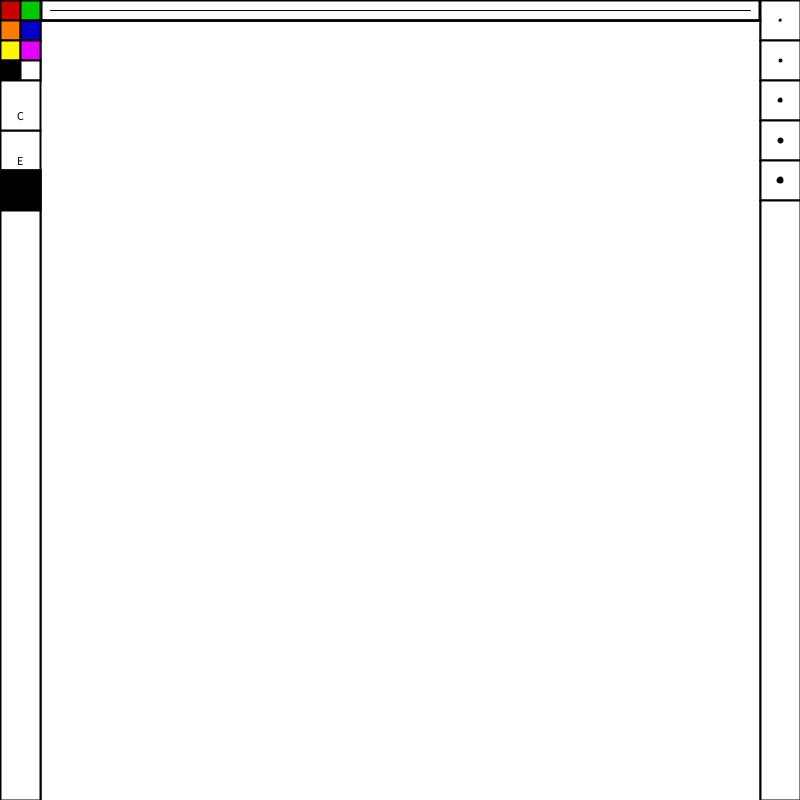
Frame 1 (no input)
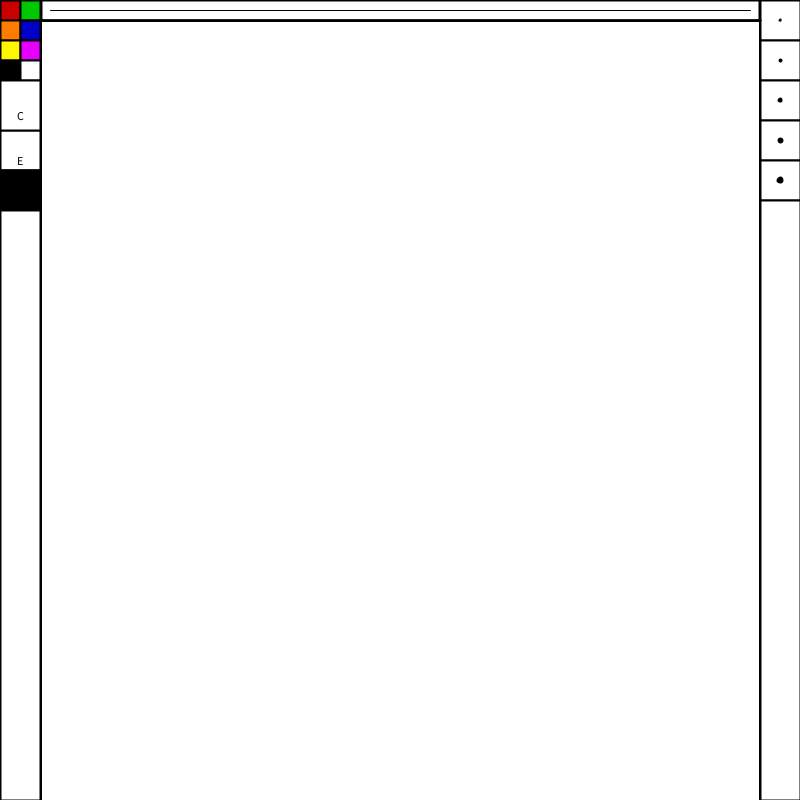
Frame 60 (the mouse pressed at the canvas centre just before this capture)
Frame 120 (the mouse held since frame 60 and released just before this capture): identical to frame 60, image omitted

The Processing sketch that drew these frames (run headless with seeded random() and noise(); from frame 60 on, the mouse is pressed at the canvas centre):

// Processing sketch: temp
// ── temp.pde
boolean eraserMode = false;
boolean shapesMode = false;
boolean penMode = true;
boolean dragging = false;
int ST1;
int ST2;
int ST3;
int SW = 1;
final static int LINE = 1;
final static int RECTANGLE=2;
final static int TRIANGLE=3;
final static int ELLIPSES=4;
final static int STARS=5;
final static int POLYGON=6;
final static int PEN=7;
final static int ERASE=8;


int drawShape=STARS;
int [] pre_pixels;

float [] p1x = new float[0]; // hold the mouse pressed marks
float [] p1y = new float[0];
float [] p2x = new float[0]; // hold the mouse pressed marks
float [] p2y = new float[0];

int count=0;
int countPolygon=0;
int pX1,pX2;
int pY1,pY2;
float startReference=0;//start reference for polygon
 
void setup() {
  size(800,800);
  background(255);
  stroke(0);
  strokeWeight(2);
  rectMode(CENTER);
   smooth();
  colorButton();
  weight();
}
 
void draw() {
     //background(255);  
       if(dragging && shapesMode){
      background(255);
  }
    if(eraserMode == false) {
    if(shapesMode)
    {  

      drawEllipse();
    }
  }
  eraserTool();
  eraserSetup();
  weight();
  weightButton();
  topRect();
  colorButton();
  colorSet();
  clearButton();
  clearSet();
  ellipseButton();
  ellipseButtonClicked();
  
}

void ellipseButton(){
  
  rect(20,190,40,40);
  textAlign(CENTER);
  stroke(0);
  fill(0);
  text("S", 20,205); 
}

void ellipseButtonClicked(){
  if(mousePressed){
    if(mouseX < 60 && mouseY < 230 && mouseY > 150){
        drawShape = ELLIPSES;
    }
  }
}
   
void colorButton() {
  stroke(0);
  strokeWeight(2);
  fill(200,0,0);
  rect(10,10,20,20);
  fill(255,124,0);
  rect(10,30,20,20);
  fill(255,247,0);
  rect(10,50,20,20);
  fill(0,200,0);
  rect(30,10,20,20);
  fill(0,0,200);
  rect(30,30,20,20);
  fill(229,0,255);
  rect(30,50,20,20);
  fill(0,0,0);
  rect(10,70,20,20);
  fill(255);
  rect(30,70,20,20);
  fill(255);
  line(40,20,760,20);
  rect(20,485,40,630);
  rect(780,500,40,600);
}
 
void colorSet() {
  if(mousePressed) {
    if(mouseX < 20) {
      if(mouseY < 20) {
        ST1 = 200;
        ST2 = 0;
        ST3 = 0;
      } else if(mouseY < 40 && (mouseY > 20)) {
        ST1 = 255;
        ST2 = 124;
        ST3 = 0;
      } else if(mouseY < 60 && (mouseY > 40)) {
        ST1 = 255;
        ST2 = 247;
        ST3 = 0;
      } else if(mouseY < 80 && (mouseY > 60)) {
        ST1 = 0;
        ST2 = 0;
        ST3 = 0;
      }
    } else if(mouseX > 20 && (mouseX < 40)) {
        if(mouseY < 20) {
        ST1 = 0;
        ST2 = 200;
        ST3 = 0;
        } else if(mouseY < 40 && (mouseY > 20)) {
          ST1 = 0;
          ST2 = 0;
          ST3 = 200;
        } else if(mouseY < 60 && (mouseY > 40)) {
          ST1 = 229;
          ST2 = 0;
          ST3 = 255;
        } else if(mouseY < 80 && (mouseY > 60)) {
          ST1 = 255;
          ST2 = 255;
          ST3 = 255;
        }
    }
  }
}
 
void clearButton() {
  rect(20,105,40,50);
  textAlign(CENTER);
  stroke(0);
  fill(0);
  text("C", 20,120);
}
 
void clearSet() {
  if(mousePressed) {
    if(mouseX < 40 && (mouseY < 130) && (mouseY > 80)) {
      background(255);
    }
  }
}
void freeDraw() {
  if(mousePressed) {
      stroke(ST1,ST2,ST3);
      strokeWeight(SW);
      line(mouseX, mouseY, pmouseX, pmouseY);
}
}
 
void topRect() {
  fill(255);
  stroke(0);
  rect(400,10,718,20);
  stroke(ST1,ST2,ST3);
  strokeWeight(SW);
  line(50,10,750,10);
  stroke(0);
  strokeWeight(2);
  line(40,20,760,20);
}
 
void weight() {
  stroke(0);
  fill(255);
  strokeWeight(2);
  rect(780,20,40,40);
  rect(780,60,40,40);
  rect(780,100,40,40);
  rect(780,140,40,40);
  rect(780,180,40,40);
  stroke(ST1,ST2,ST3);
  fill(ST1,ST2,ST3);
  ellipse(780,20,1,1);
  ellipse(780,60,2,2);
  ellipse(780,100,3,3);
  ellipse(780,140,4,4);
  ellipse(780,180,5,5);
}
 
void weightButton() {
  if(mousePressed) {
    if(mouseX > 760) {
      if(mouseY < 40) {
        SW = 1;
      } else if(mouseY < 80 && (mouseY > 40)) {
        SW = 2;
      } else if(mouseY < 120 && (mouseY > 80)) {
        SW = 3;
      } else if(mouseY < 160 && (mouseY > 120)) {
        SW = 4;
      } else if(mouseY < 200 && (mouseY > 160)) {
        SW = 5;
      }
    }
  }
}
 
void eraserSetup() {
  rectMode(CENTER);
  stroke(0);
  strokeWeight(2);
  fill(255);
  rect(20,150,40,40);
  fill(0);
  textAlign(CENTER);
  text("E",20,165);
  if(mousePressed) {
    if((mouseX > 760) || ((mouseX < 40) && ((mouseY > 170) || (mouseY < 130)))) {
      eraserMode = false;
    } else if((mouseX < 40) && (mouseY < 170) && (mouseY > 130)) {
        eraserMode = true;
    }
  }
}
 
void eraserTool() {
  if(mousePressed) {
    if(eraserMode == true) {
      noStroke();
      fill(255);
      rectMode(CENTER);
      rect(mouseX, mouseY, 20, 20);
      stroke(0);
    } else if(eraserMode == false) {
    }
  }
}
void drawLine()
{
    for (int i=0; i<count; i++) { 
      beginShape();
      line(p1x[i],p1y[i],p2x[i],p2y[i]);
      endShape();    
    }
    
    if (mousePressed && mouseButton == LEFT) {
        line(pX1, pY1, pX2,pY2);
    } 
}


void drawRectangle() {
 
  float sizex = pX2 - pX1;
  float sizey = pY2 - pY1; 
  for (int i=0; i<count; i++) {
    beginShape();
    vertex(p1x[i], p1y[i]);
    vertex(p2x[i], p1y[i]);
    vertex(p2x[i], p2y[i]);
    vertex(p1x[i], p2y[i]);
    endShape(CLOSE);
  }
    if (mousePressed && mouseButton == LEFT) {
        rect(pX1, pY1, sizex,sizey);
     } 
}

void drawTriangle(){
 for(int i=0;i<count;i++)
 {
    beginShape(TRIANGLES);
    vertex(p1x[i], p1y[i]);
    vertex(p2x[i], p2y[i]);
    vertex(p1x[i], p2y[i]);
    endShape(CLOSE);
 } 
   if (mousePressed && mouseButton == LEFT) {
        triangle(pX1, pY1, pX2,pY2,pX1,pY2);
     } 
}
  
void drawEllipse()
{ 
  float sizex;
  float sizey;
   for(int i=0;i<count;i++)
   {
    ellipseMode(CORNER);
    sizex=p2x[i]-p1x[i];
    sizey=p2y[i]-p1y[i];
    ellipse(p1x[i],p1y[i],sizex,sizey);
   } 
   sizex = pX2 - pX1;
   sizey = pY2 - pY1;
  if (mousePressed && mouseButton == LEFT) {
    ellipseMode(CORNER);
    ellipse(pX1, pY1, sizex,sizey);
  } 
}
 
void drawStar()
{
   
  float yA,yB,yC,xA,xB,xC,xD,xE,xF;
  //  println("start");
  for (int i=0; i<count; i++) { 
  beginShape();
  yA=p1y[i]+((p2y[i]-p1y[i])/4);
  yB=p1y[i]+(3*(p2y[i]-p1y[i])/4);
  yC=p1y[i]+((p2y[i]-p1y[i])/2);
  xA=p1x[i] +((p2x[i]-p1x[i])/2);
  xB=(p2x[i]-p1x[i])/4;
  xC=p2x[i]-xB; 
  xD=p1x[i]+xB;
  xE=p2x[i]-((p2x[i]-xC)/2);
  xF=p1x[i]+((xD-p1x[i])/2);
  vertex(xA,p1y[i]);//1
  vertex(xC,yA);//2
  vertex(p2x[i],yA);//3
  vertex(xE,yC);//4
  vertex(p2x[i],yB);//5
  vertex(xC,yB);//6
  vertex(xA,p2y[i]);//7
  vertex(xD,yB);//8
  vertex(p1x[i],yB);//9
  vertex(xF,yC);//10
  vertex(p1x[i],yA);//11
  vertex(xD,yA);//12
  endShape(CLOSE);
  }
 if (mousePressed && mouseButton == LEFT) {
      beginShape();
      yA=pY1+((pY2-pY1)/4);
      yB=pY1+(3*(pY2-pY1)/4);
      yC=pY1+((pY2-pY1)/2);
      xA=pX1 +((pX2-pX1)/2);
      xB=(pX2-pX1)/4;
      xC=pX2-xB; 
      xD=pX1+xB;
      xE=pX2-((pX2-xC)/2);
      xF=pX1+((xD-pX1)/2);
      vertex(xA,pY1);//1
      vertex(xC,yA);//2
      vertex(pX2,yA);//3
      vertex(xE,yC);//4
      vertex(pX2,yB);//5
      vertex(xC,yB);//6
      vertex(xA,pY2);//7
      vertex(xD,yB);//8
      vertex(pX1,yB);//9
      vertex(xF,yC);//10
      vertex(pX1,yA);//11
      vertex(xD,yA);//12
      endShape(CLOSE);
  } 
}

void drawPolygon()
{
    for (int i=0; i<count; i++) { 
      beginShape();
      line(p1x[i],p1y[i],p2x[i],p2y[i]);
      endShape();    
    }
    if (mousePressed && mouseButton == LEFT && startReference !=1000) {
        line(pX1, pY1, pX2,pY2);
    } 
    
}

void mousePressed() {
  if( drawShape == POLYGON && count>0 && startReference !=1000)
  {
    p1x= append(p1x,p2x[count-1]);
    p1y= append(p1y,p2y[count-1]);
    pX1 = pX2;
    pY1 = pY2;
  }
  else
  {
    p1x= append(p1x, mouseX);
    p1y= append(p1y, mouseY);
    pX1 = mouseX;
    pY1 = mouseY;
    mouseDragged(); // Reset vars
    startReference = mouseX; 
  } 
     //println("MPressed");
}
 
void mouseReleased() {
  if (drawShape == POLYGON && count>0 && p2x[count-1]== startReference)
  {
    startReference = 1000;
  }
  {
    p2x= append(p2x, mouseX);
    p2y= append(p2y, mouseY);
    pX2 = mouseX;
    pY2 = mouseY;
    count++;
  }
//println("MReleased");
}
 
void mouseDragged() {
  pX2 = mouseX;
  pY2 = mouseY;
  dragging = true;
 //println("MDrag");
}

void drawShapes()
{
  shapesMode = true;
   switch(drawShape){
    case LINE:drawLine();break;
    case RECTANGLE: drawRectangle(); break;
    case TRIANGLE: drawTriangle(); break;
    case ELLIPSES: drawEllipse(); break;
    case STARS: drawStar(); break;
    case POLYGON: drawPolygon();break;
    case ERASE:;break;
    }
}
